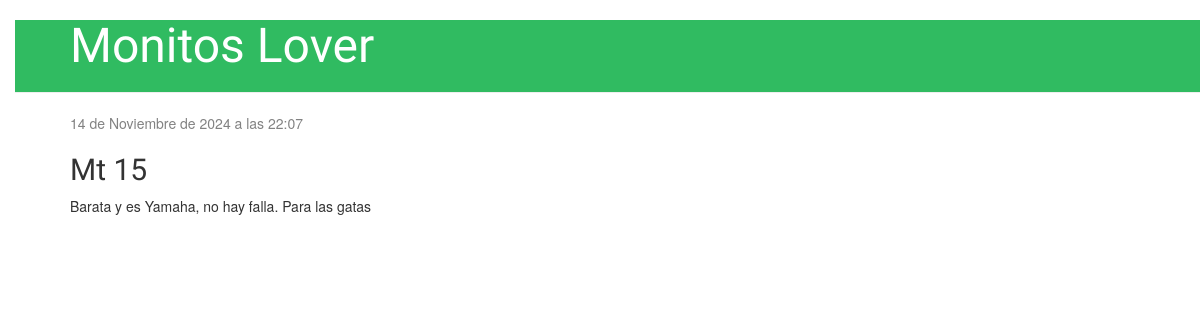
/post/3/, run on an earlier commit of the app's database.
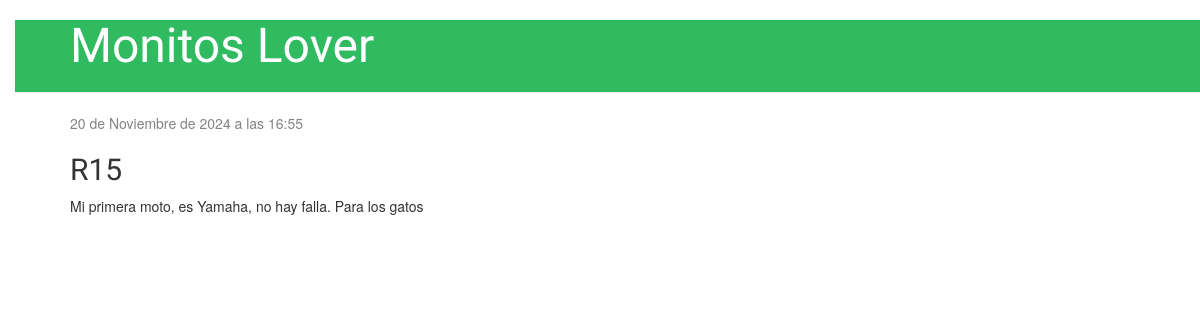
And on a later commit of the database.
### blog/models.py (models this page shows, shortened)
class Post(models.Model):
    author = models.ForeignKey(settings.AUTH_USER_MODEL, on_delete=models.CASCADE)
    title = models.CharField(max_length=200)
    text = models.TextField()
    created_date = models.DateTimeField(
        default=timezone.now)
    published_date = models.DateTimeField(
        blank=True, null=True)

### blog/views.py (the view)
# urls.py: path('post/<int:pk>/', views.post_detail, name='post_detail'),
def post_detail (request, pk):
    post = get_object_or_404(Post, pk=pk)
    return render(request, 'blog/post_detail.html', {'post': post})

### blog/templates/blog/post_detail.html (shortened to what this page needs)
{% extends 'blog/base.html' %}
{% block content %}
    <div class="post">
        {% if post.published_date %}
            <div class="date">
                {{ post.published_date }}
            </div>
        {% endif %}
            <h2>{{ post.title }}</h2>
        <p>{{ post.text|linebreaksbr }}</p>
    </div>
{% endblock %}

What changed in the data, as far as the page shows it:
changed Post: published_date "14 de Noviembre de 2024 a las 22:07" → "20 de Noviembre de 2024 a las 16:55"; title "Mt 15" → "R15"; text "Barata y es Yamaha, no hay falla. Para las gatas" → "Mi primera moto, es Yamaha, no hay falla. Para los gatos"
